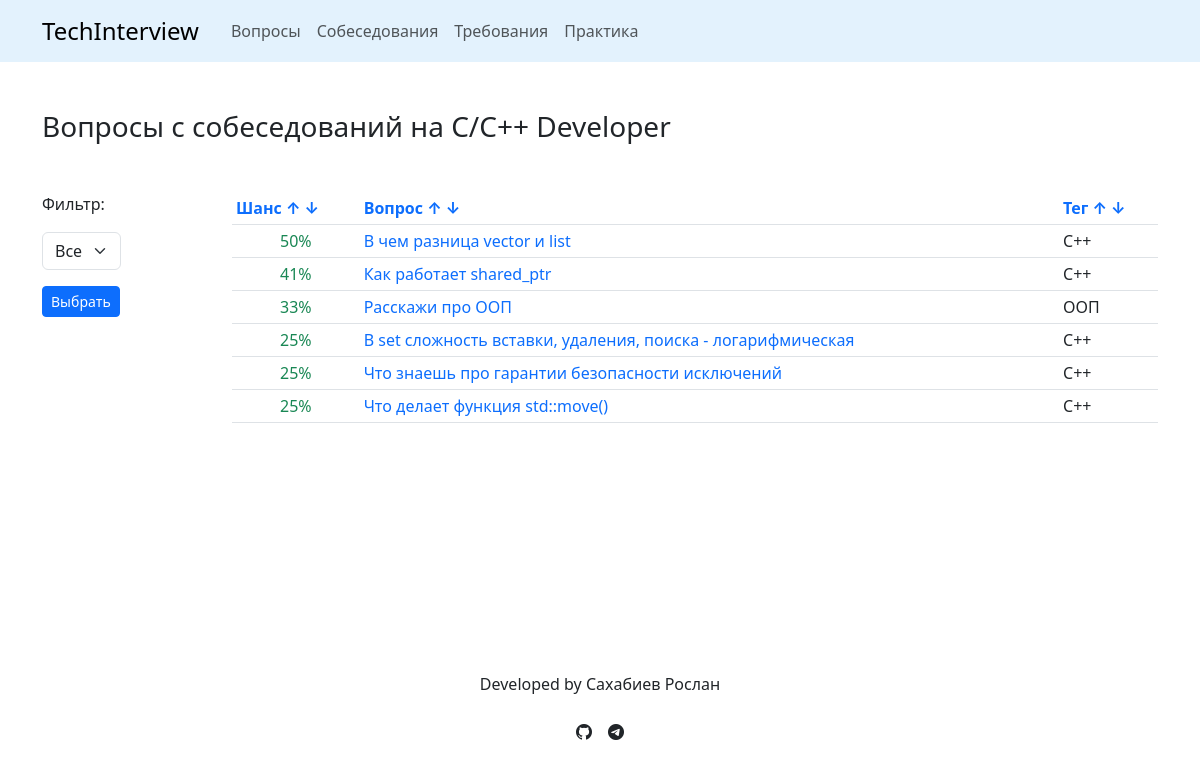
/questions/c_developer/, run on the app's committed database.
### main/models.py (models this page shows, shortened)
class Profession(models.Model):
    class Meta:
        db_table = 'profession'
    title = models.CharField(max_length=500)
    slug = models.SlugField(max_length=50, unique=True)

class Question(models.Model):
    class Meta:
        db_table = 'question'
    title = models.CharField(max_length=500)
    tag = models.ForeignKey(to=Tag, on_delete=models.CASCADE)
    chance = models.PositiveIntegerField()
    answer = models.OneToOneField(Answer, on_delete=models.PROTECT)
    profession = models.ForeignKey(to=Profession, on_delete=models.CASCADE)

class Tag(models.Model):
    class Meta:
        db_table = 'tag'
    title = models.CharField(max_length=50)
    professions = models.ManyToManyField(Profession, related_name='tags')

### main/views.py (the view)
# urls.py: path('questions/<slug:profession_slug>/', views.QuestionList.as_view(), name='questions'),
class QuestionList(ListView):
    model = Question
    template_name = 'main/questions.html'
    context_object_name = 'questions'
    def get_queryset(self):
        profession_slug = self.kwargs['profession_slug']
        self.profession = get_object_or_404(Profession, slug=profession_slug)
        tag = self.request.GET.get('tag')
        sort = self.request.GET.get('sort', 'chance')
        order = self.request.GET.get('order', 'desc')
        sort_options = {
            'chance': 'chance',
            'title': 'title',
            'tag': 'tag__title'
        }
        sort_by = sort_options.get(sort, 'chance')
        if order == 'desc':
            sort_by = f'-{sort_by}'
        queryset = Question.objects.filter(profession=self.profession)
        if tag:
            queryset = queryset.filter(tag__title=tag)
        return queryset.order_by(sort_by)
    def get_context_data(self, **kwargs):
        context = super().get_context_data(**kwargs)
        context['profession'] = self.profession.title
        context['tags'] = Tag.objects.filter(professions=self.profession)
        return context

### main/templates/main/questions.html (shortened to what this page needs)
{% extends 'main/base.html' %}
{% block content %}
    <h1 class="mt-5 mb-5 fs-3">Вопросы с собеседований на {{ profession }}</h1>
    <div class="row align-items-start">
        <div class="col-12 col-md-2 d-flex flex-column align-items-start">
            <p class="">Фильтр:</p>
            <form method="GET">
                <select class="form-select" aria-label="Default select example" name="tag">
                    <option value="" selected>Все</option>
                </select>
                <button type="submit" class="btn btn-sm btn-primary mt-3">Выбрать</button>
            </form>
        </div>
            <div class="col">
            <table class="table table-sm table-hover">
             <thead>
            <tr>
                <th>
                    <a href="?sort=chance&order=asc" class="link-underline link-underline-opacity-0 link-underline-opacity-75-hover">Шанс ↑</a>
                    <a href="?sort=chance&order=desc" class="link-underline link-underline-opacity-0 link-underline-opacity-75-hover">↓</a>
                </th>
                <th>
                    <a href="?sort=title&order=asc" class="link-underline link-underline-opacity-0 link-underline-opacity-75-hover">Вопрос ↑</a>
                    <a href="?sort=title&order=desc" class="link-underline link-underline-opacity-0 link-underline-opacity-75-hover">↓</a>
                </th>
                <th class="d-none d-sm-table-cell">
                    <a href="?sort=tag&order=asc" class="link-underline link-underline-opacity-0 link-underline-opacity-75-hover">Тег ↑</a>
                    <a href="?sort=tag&order=desc" class="link-underline link-underline-opacity-0 link-underline-opacity-75-hover">↓</a>
                </th>
            </tr>
        </thead>
            <tbody>
                {% for question in questions %}
                <tr>
                    <td align="center" class="text-success">{{ question.chance }}%</td>
                    <td>
                        <a href="{% url 'main:question_detail' question.id %}"
                           class="link-offset-2 link-offset-3-hover link-underline link-underline-opacity-0 link-underline-opacity-75-hover">
                            {{ question.title }}</a>
                    </td>
                    <td>{{ question.tag.title }}</td>
                </tr>
                {% endfor %}
            </tbody>
        </table>
    </div>
    </div>
{% endblock %}

### data on the page
Profession: title "C/C++ Developer"
Question: chance "50", title "В чем разница vector и list", tag "C++"
Question: chance "41", title "Как работает shared_ptr", tag "C++"
Question: chance "33", title "Расскажи про ООП", tag "ООП"
Question: chance "25", title "В set сложность вставки, удаления, поиска - логарифмическая", tag "C++"
Question: chance "25", title "Что знаешь про гарантии безопасности исключений", tag "C++"
Question: chance "25", title "Что делает функция std::move()", tag "C++"
